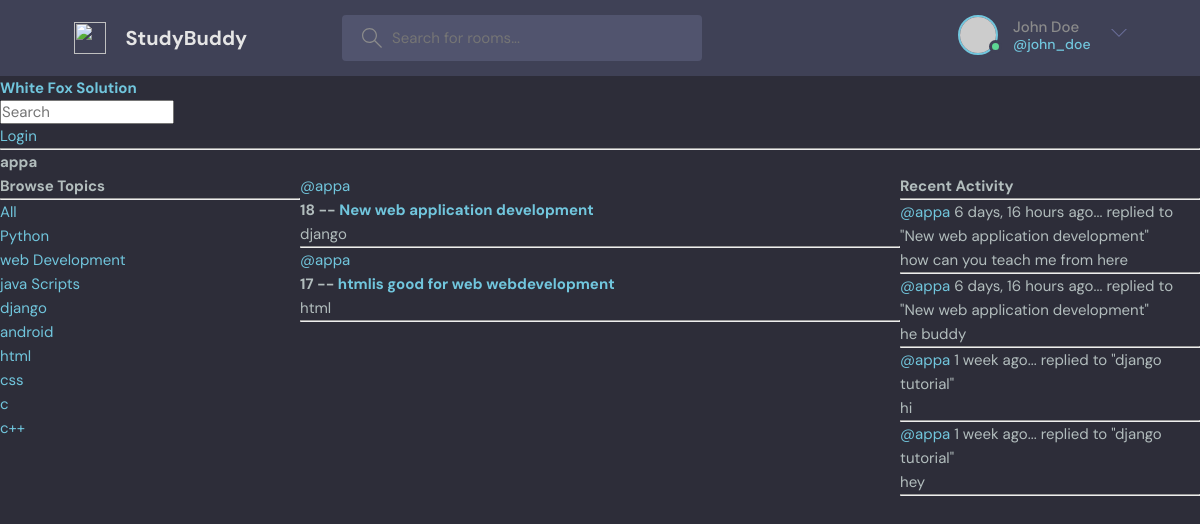
The page /profile/4/ on the database its author committed.
### base/models.py (models this page shows, shortened)
class Topic(models.Model):
    name = models.CharField(max_length=200)

class Room(models.Model):
    host = models.ForeignKey(User, on_delete=models.SET_NULL, null=True)
    topic = models.ForeignKey(Topic, on_delete=models.SET_NULL, null=True)
    name = models.CharField(max_length=200)
    description = models.TextField(null=True, blank=True)
    participants = models.ManyToManyField(User, related_name='participants', blank=True)
    updated = models.DateTimeField(auto_now=True)
    created = models.DateTimeField(auto_now_add=True)
    class Meta:
        ordering = ['-updated', '-created']  # order the objects from new to older
    def __str__(self):
        return self.name

class Message(models.Model):
    user = models.ForeignKey(User, on_delete=models.CASCADE)
    room = models.ForeignKey(Room, on_delete=models.CASCADE)
    body = models.TextField()
    updated = models.DateTimeField(auto_now=True)
    created = models.DateTimeField(auto_now_add=True)
    class Meta:
        ordering = ['-updated', '-created']
    def __str__(self):
        return self.body[0:50]

### base/views.py (the view)
# urls.py: path('profile/<str:pk>/', views.userProfile, name='user-profile'),
def userProfile(request, pk):
    user = User.objects.get(id=pk)
    rooms = user.room_set.all()
    room_messages = user.message_set.all()
    topics = Topic.objects.all()
    context = {'user': user, 'rooms': rooms, 'room_messages': room_messages, 'topics': topics}
    return render(request, 'base/profile.html', context)

### base/templates/base/profile.html (shortened to what this page needs)
{% extends 'main.html' %}
{% block content %}
<h1>{{user.username}}</h1>
<div class="profile-container">
    <div>
        {% include 'base/topics_component.html' %}
    </div>
    <div>
        {% include 'base/feed_component.html' %}
    </div>
    <div>
        {% include 'base/activity_component.html' %}
    </div>
</div>
{% endblock content %}

### base/templates/base/topics_component.html
<h3>Browse Topics</h3>
        <hr>
         <div>
            <a href="{% url 'home' %}">All</a>
        </div>
        {% for topic in topics %}
        <div>
            <a href="{% url 'home' %}?q={{topic.name}}">{{topic.name}}</a>
        </div>
        {% endfor %}

### base/templates/base/feed_component.html (shortened to what this page needs)
<div>
    {% for room in rooms %}
        <div>
            <a href="{% url 'user-profile' room.host.id %}">@{{room.host.username}}</a>
            <h5>{{room.id}} -- <a href="{% url 'room' room.id %}">{{room.name}}</a></h5>
            <small>{{room.topic.name}}</small>
            <hr>
        </div>
    {% endfor %}
</div>

### base/templates/base/activity_component.html (shortened to what this page needs)
<h3>Recent Activity</h3>
        <hr>
        {%for message in room_messages %}
        <div>
            <small><a href="{% url 'user-profile' message.user.id %}">@{{message.user}}</a> {{message.created|timesince}} ago...</small>
            <small>replied to "{{message.room}}"</small>
            <p>{{message}}</p>
            <hr>
        </div>
        {%endfor%}

### static/styles/style.css (style rules this page uses)
:root { --color-main: #71c6dd; --color-main-light: #e1f6fb; --color-dark: #3f4156; --color-dark-medium: #51546e; --color-dark-light: #696d97; --color-light: #e5e5e5; --color-gray: #8b8b8b; --color-light-gray: #b2bdbd; --color-bg: #2d2d39; --color-success: #5dd693; --color-error: #fc4b0b; }
* { font-family: "DM Sans", -apple-system, BlinkMacSystemFont, "Segoe UI", Roboto, Oxygen, Ubuntu, Cantarell, "Open Sans", "Helvetica Neue", sans-serif; margin: 0; padding: 0; box-sizing: border-box; text-rendering: optimizeLegibility; font-size: inherit; }
html { font-size: 56.25%; }
@media only screen and (min-width: 1200px) { html { font-size: 62.5%; } }
body { line-height: 1.6; font-weight: 400; font-size: 1.5rem; color: var(--color-light-gray); background-color: var(--color-bg); min-height: 100vh; }
a { display: inline-block; color: var(--color-main); text-decoration: none; }

### base/templates/base/profile.html (style rules this page uses)
.profile-container { display: grid; grid-template-columns: 1fr 2fr 1fr; }

### rows shown on the page
Topic: name "Python"
Topic: name "web Development"
Topic: name "java Scripts"
Topic: name "django"
Topic: name "android"
Topic: name "html"
Topic: name "css"
Topic: name "c"
Topic: name "c++"
Room: host.username "appa", id "18", name "New web application development", topic.name "django"
Room: host.username "appa", id "17", name "htmlis good for web webdevelopment", topic.name "html"
Message: user "appa", created "6 days, 16 hours", room "New web application development", body "how can you teach me from here"
Message: user "appa", created "6 days, 16 hours", room "New web application development", body "he buddy"
Message: user "appa", created "1 week", room "django tutorial", body "hi"
Message: user "appa", created "1 week", room "django tutorial", body "hey"

### other values the page prints
{{ user.username }} "appa"
